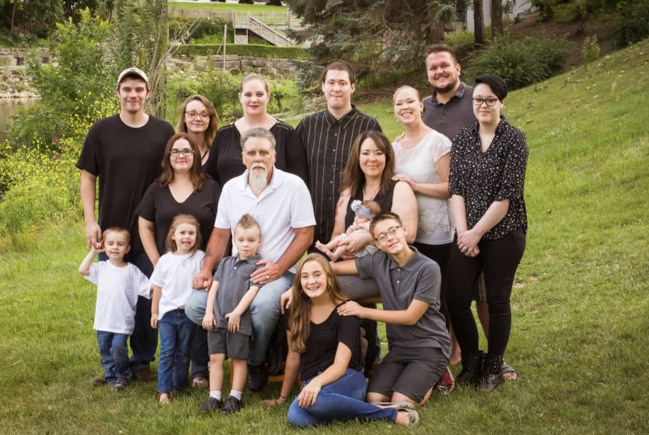
#> input picture test_1.png, 1298 x 870 px, given in place of the camera (shown at 1/2 size)
$ jupyter execute --allow-errors Haar.ipynb   (text cells are left out)
#> lines starting #> are read from the running program, lines starting #| are printed output that depends on the picture
[cell 1]
import os

import cv2
import numpy as np
from matplotlib import pyplot as plt
import sklearn
from sklearn.linear_model import Perceptron, RidgeClassifier
from skimage.filters import unsharp_mask
import tqdm
from matplotlib import pyplot as plt

[cell 2]
FACE_SIZE = 19 # size of the face detection kernel

[cell 3]
def compute_intg_image(img):
    """
    Computes matrix for quick computation of integrals.
    """
    # Create a matrix of zeros with the same dimensions as the input image
    intg_img = np.zeros((img.shape[0]+1, img.shape[1]+1) , dtype=np.int64)

    # Iterate over each pixel in the input image
    for i in range(img.shape[0]):
        for j in range(img.shape[1]):
            # Calculate the sum of all pixels above and to the left of the current pixel
            intg_img[i+1, j+1] = intg_img[i, j+1] + intg_img[i+1, j] - intg_img[i, j] + img[i, j]

    # Return the computed integral image
    return intg_img

# [9 lines left out: function get_rect, not called in this run]

[cell 4]
def generate_features_from_filter(h, w, filt_type):
    """
    Generates all possible position for a haar filter of a given size.
    """
    gen_features = []
    # Iterate over all possible starting positions for the filter in the image
    for i in range(FACE_SIZE-h+1):
        for j in range(FACE_SIZE-w+1):
            # Append the feature parameters (height, width, filter type, starting row, starting column)
            gen_features.append((h,w, filt_type, i, j))
    return gen_features

def generate_haar_filters():
    """
    Generates all possible haar filter features.
    """
    # Initialize an empty list to hold all generated Haar features
    haar_features= []
    # Iterate over all possible filter heights and widths
    for i in range(1, FACE_SIZE+1):
        for j in range(1, FACE_SIZE+1):
            # Append all possible features that can be generated from this filter type, height, and width

            # Check if the filter width is even
            if i % 2 == 0:
                filter_type = 0 # Set the filter type to horizontal
                haar_features += generate_features_from_filter(i, j, filter_type)

            # Check if the filter height is even
            if j % 2 == 0:
                filter_type = 1 # Set the filter type to vertical
                haar_features += generate_features_from_filter(i, j, filter_type)

            # Check if the filter width is a multiple of 3
            if j % 3 == 0:
                filter_type = 2 # Set the filter type to vertical
                haar_features += generate_features_from_filter(i, j, filter_type)

            # Check if the filter height is a multiple of 3
            if i % 3 == 0:
                filter_type = 3 # Set the filter type to horizontal
                haar_features += generate_features_from_filter(i, j, filter_type)
#> further down, frame is the input picture: shape (870, 1298, 3); mean B, G, R 76.6, 110.5, 118.8
#> `img = cv2.resize(cv2.cvtColor(frame, cv2.COLOR_BGR2GRAY), (200,200), i..`:
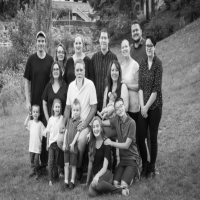
#> img: shape (200, 200); min 5, max 249, mean 109.1

    return haar_features

# [26 lines left out: functions compute_haar_feature, compute_haar_coef, not called in this run]

[cell 5]
def load_folder(folder):
    """
    Load images from the dataset folder.
    """
    imgs = []
    for file in os.listdir(folder):
        if ".pgm" in file:
            imgs.append(cv2.imread(folder+"/"+file,-1))
    return imgs

def load_data(folder):
    """
    Load images and process them into training data format.
    """
    train_x_true = load_folder(folder+"/face")
    train_x_false = load_folder(folder+"/non-face")

    train_y_true = [1] * len(train_x_true)
    train_y_false = [0] * len(train_x_false)

    train_x = train_x_true + train_x_false
    train_y = train_y_true + train_y_false
    train_x = [compute_intg_image(img) for img in train_x]
    return train_x, train_y

#> (a cell that did not finish here is left out)

#> (a cell that did not finish here is left out)

[cell 8]
# [81 lines left out: function Adaboost, not called in this run]

[cell 9]
haar_filters = generate_haar_filters()
np.random.shuffle(haar_filters)

#> (a cell that did not finish here is left out)

[cell 11]
cascade_models = [] # list to store the final cascade of models
cascade_filter_prefix = [] # list to store the number of filters used in each stage

filter_size = 200 # initial size of filters for the first stage
stage_filters = [] # list to store filters for each stage
#> (the rest of this cell did not finish here and is left out)

[cell 12]
print(cascade_models)

[cell 13]
def check_img(img):
    # Compute the integral image
    intg_img = compute_intg_image(img)
    # Initialize some variables
    filt_size = 100
    t_filt = cascade_filter_prefix[0]
    feature_x = []
    p_filt = 0
    # Loop over the cascade models
    for i in range(len(cascade_models)):
        # Select the filters for the current stage
        s_f = stage_filters[p_filt:t_filt]
        # If there are filters, compute the Haar features
        if len(s_f) > 0:
            feature_x += compute_haar_coef(intg_img, s_f)
        # Update the filter index variables
        p_filt = t_filt
        if i+1 < len(cascade_filter_prefix):
            t_filt = cascade_filter_prefix[i+1]
        # Check if the image passes the current stage of the cascade model
        if not(cascade_models[i]([feature_x])):
            return False
    # If the image passes all stages, return True
    return True

[cell 14]
vid = cv2.VideoCapture(0)
#> (the rest of this cell did not finish here and is left out)

[cell 15]
frame = cv2.imread("test_2.jpeg")
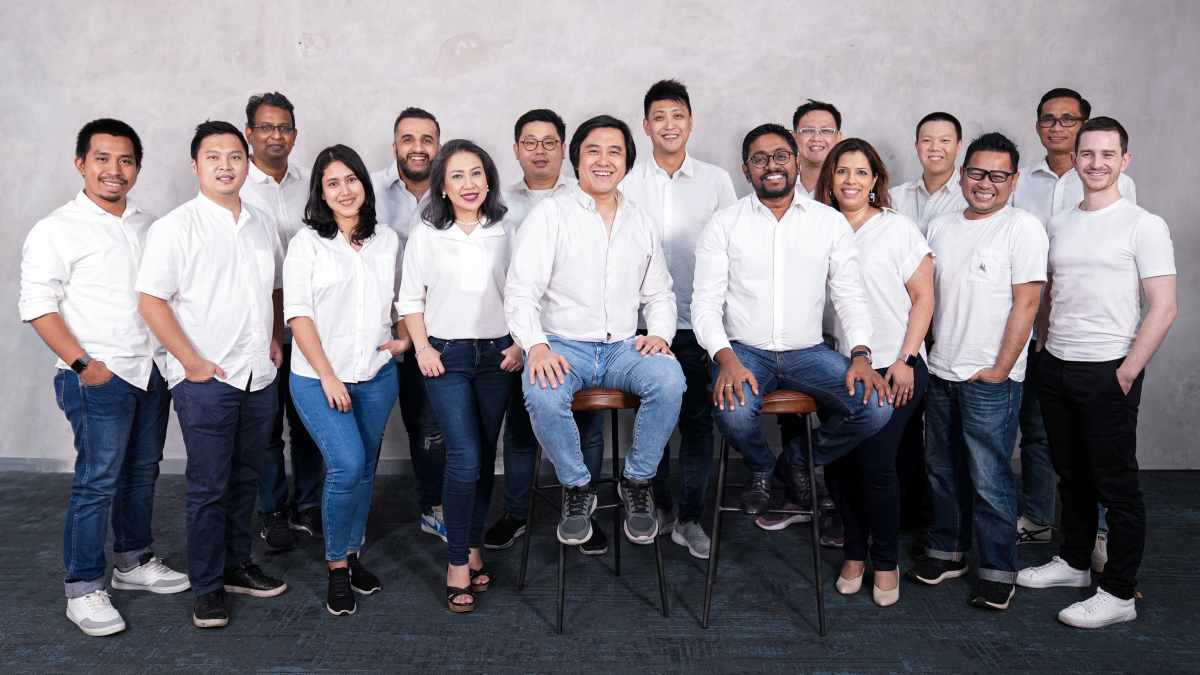
#> input picture test_2.jpeg, 1200 x 675 px
#> frame is the input picture: shape (675, 1200, 3); mean B, G, R 132.3, 125.8, 129
img = cv2.cvtColor(frame, cv2.COLOR_BGR2GRAY)
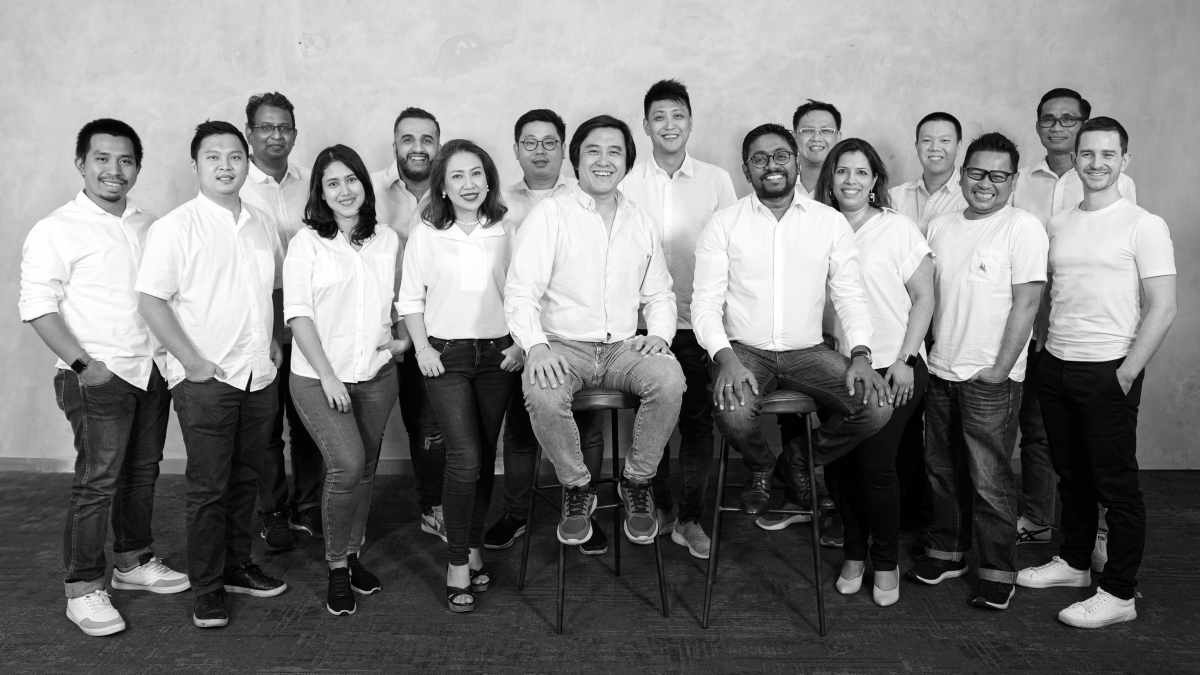
#> img: shape (675, 1200); min 0, max 255, mean 127.4
cimg = img.copy()

k_size = 66
# Loop through the image using the kernel with some overlap
#> (the rest of this cell did not finish here and is left out)
